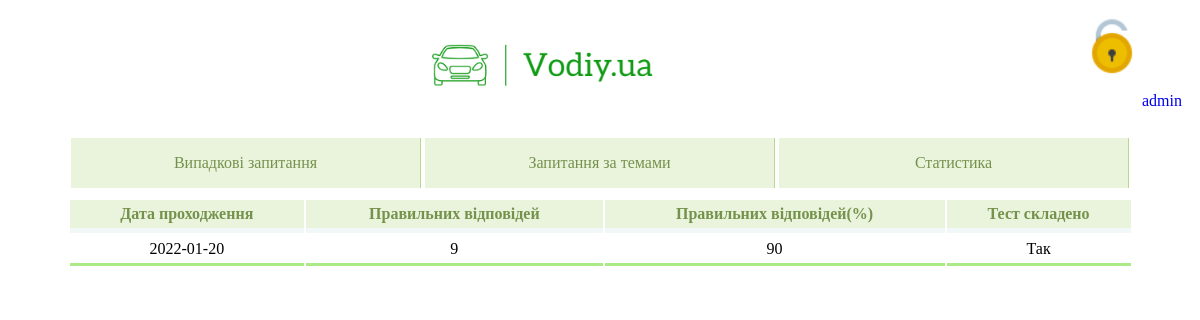
Page /home/statistics (signed in) on the committed database.
### models.py (models this page shows)
class Users(db.Model):
    id = db.Column(db.Integer, primary_key=True)
    login = db.Column(db.String, unique=True)
    email = db.Column(db.String, unique=True)
    password = db.Column(db.String, nullable=False)
    tests = db.relationship('History', backref='users')

class History(db.Model):
    id = db.Column(db.Integer, primary_key=True)
    user_id = db.Column(db.Integer, db.ForeignKey('users.id'), nullable=False)
    correct_answers_number = db.Column(db.Integer, nullable=False)
    correct_answers_percent = db.Column(db.Integer, nullable=False)
    complete = db.Column(db.Boolean, nullable=False)
    date = db.Column(db.Date, nullable=False)

### user/user.py (the view)
@user.route('/statistics',  methods=("GET", "POST"))
@login_required
def statistics():
    results_tests = DataBase.get_history_user(Visitor.get_name())
    if results_tests.tests is not None:
        return render_template('user/statistics.html', user=Visitor, tests=results_tests.tests, number_results_find=len(results_tests.tests))
    else:
        return render_template('user/statistics.html', user=Visitor, number_results_find=0)

### DataBase.py (called while the page is built)
    @classmethod
    def get_history_user(cls, user_name):
        return Users.query.filter_by(login=user_name).first()

### Visitor.py (called while the page is built)
    @classmethod
    def is_authorized(cls):
        if session.get('logged') == 'True':
            return True
        else:
            return False

    @classmethod
    def get_name(cls):
        if session.get('logged'):
            return session.get('user_name')
        else:
            return 'Not authorized'

### user/user.py (called while the page is built)
def login_required(f):
    @wraps(f)
    def decorated_function(*args, **kwargs):
        if Visitor.is_authorized() is not True:
            return redirect(url_for('user.login', next=request.url))
        return f(*args, **kwargs)
    return decorated_function

### user/templates/user/statistics.html
{% extends "user/base.html" %}
{% block content %}
<link type="text/css" rel="stylesheet" href="{{ url_for('user.static', filename='css/table.css') }}"/>
<center>
	<table class="table">
		<thead>
			<tr>
				<th>Дата проходження</th>
				<th>Правильних відповідей</th>
				<th>Правильних відповідей(%)</th>
				<th>Тест складено</th>
			</tr>
		</thead>
		{% if number_results_find == 0 %}
		<tbody>
		<tr><td colspan="4" align="center" style="color: #74924C;">Ця таблиця порожня! Наразі Ви не пройшли жодного випадкового тесту.</td></tr>
		</tbody>
		{% else %}
		{% for test_completed in tests %}
		<tbody>
			<tr>
				<td align="center"> {{ test_completed.date }} </td>
				<td align="center"> {{ test_completed.correct_answers_number }} </td>
				<td align="center"> {{ test_completed.correct_answers_percent }} </td>
				{% if test_completed.complete %}
				<td align="center"> Так</td>
				{% else %}
				<td align="center"> Ні </td>
				{% endif %}
			</tr>
		</tbody>
		{% endfor %}
		{% endif %}
	</table>
</center>
{% endblock %}

### user/templates/user/base.html (shortened to what this page needs)
<!DOCTYPE html>
<html lang="en">
<head>
    <link type="text/css" rel="stylesheet" href="{{ url_for('user.static', filename='css/menu.css') }}"/>
    <link type="text/css" rel="stylesheet" href="{{ url_for('user.static', filename='css/styles.css') }}"/>
</head>
<body>
<div class="wrapper">
    <div class="header">
        <div class="inner-header" style="text-align:center;">
            <img src="static/img/logo.png" height="120px;" >
            <a href="sign-in">
                {% if(user.is_authorized()) %}
                <img src="static/img/unlock.png" height="60px;" align="right" style="margin-top:10px; margin-right:50px;">
                {% else %}
                <img src="static/img/lock.png" height="60px;" align="right" style="margin-top:10px; margin-right:50px;">
                {% endif %}
                <p align="right" style="margin-top: -40px; padding-right:10px;">{{user.get_name()}}</p>
            </a>
        </div>
    </div>
    <div class="pagination">
        <div class="inner-pagination">
            <nav class="three" style="text-align:center;">
                <ul>
                    <li><a href="random_questions">Випадкові запитання</a></li>
                    <li><a href="questions_without_answers">Запитання за темами</a></li>
                    <li><a href="statistics">Статистика</a></li>
                </ul>
            </nav>
        </div>
    </div>
    {% block content %}
    {% endblock %}
</div>
</body>
</html>

### user/static/css/menu.css (style rules this page uses)
ul { list-style: none; margin: 0 auto; }
a { text-decoration: none; font-family: lucida console; transition: .5s linear; }
.three ul { padding: 0; border-color: #71e761; }
.three li { display: inline-block; width: 350px; }
.three a { padding: 1em; display: block; color: #74924C; border-right: 1px solid #BAD78B; background: rgba(186, 215, 139, .3); }

### user/static/css/styles.css (style rules this page uses)
* { box-sizing: border-box; }
.header { margin-bottom: 10px; }
.inner-header { height: 120px; }
.pagination { margin-bottom: 10px; }
.inner-pagination { height: 50px; }

### user/static/css/table.css (style rules this page uses)
.table { width: 1065px; margin-bottom: 20px; border: 15px solid rgb(170,234,135) border-top: 5px solid rgba(190, 215, 139, .3) border-collapse: collapse; }
.table th { font-weight: bold; padding: 5px; background: rgba(186, 215, 139, .3); border: none; color: #74924C; border-bottom: 5px solid #F2F8F8; font-family: lucida console; }
.table td { padding: 5px; border: none; border-bottom: 3px solid rgb(170,234,135); font-family: lucida console; transition: .5s linear; }

### rows in the picture
Users: get_name "admin"
History: date "2022-01-20", correct_answers_number "9", correct_answers_percent "90", complete "Так"
